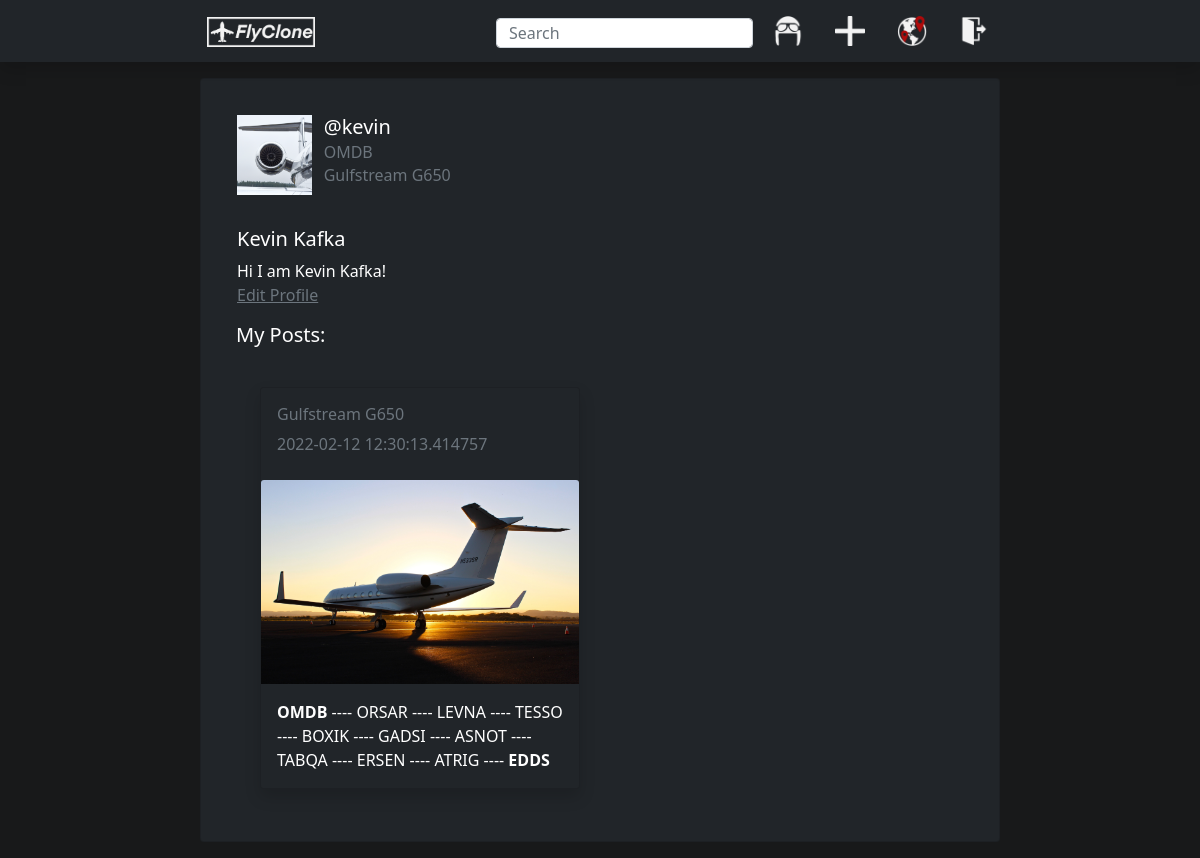
The page /profile (signed in) on the database its author committed.
### app/models.py (models this page shows, shortened)
class User(db.Model, UserMixin):
    __tablename__ = 'user'
    id = db.Column(db.Integer, primary_key=True)
    username = db.Column(db.String(20), unique=True, nullable=False)
    email = db.Column(db.String(120), unique=True, nullable=False)
    password = db.Column(db.String(120), nullable=False)
    name = db.Column(db.String(120), nullable=False)
    aircraft_type = db.Column(db.String(120), nullable=False)
    home_airport = db.Column(db.String(8), nullable=False)
    destinations = db.Column(db.String(), default=f'{home_airport};')
    image_file = db.Column(db.String(20), nullable=False, default='profile.PNG')
    biography = db.Column(db.String(1500))
    route_posts = db.relationship('Post', backref='author', lazy=True, uselist=True)
    comments = db.relationship('Comment', backref='author', lazy=True, uselist=True)

class Post(db.Model):
    __tablename__ = 'post'
    id = db.Column(db.Integer, primary_key=True)
    image = db.Column(db.String(20))
    description = db.Column(db.String(1000))
    date_posted = db.Column(db.DateTime, nullable=False, default=datetime.utcnow)
    departure = db.Column(db.String(8))
    waypoints = db.Column(db.String(1000))
    destination = db.Column(db.String(8))
    plane = db.Column(db.String(120))
    departure_date = db.Column(db.String(120))
    landing_date = db.Column(db.String(120))
    number_of_likes = db.Column(db.Integer, nullable=False, default=0)
    user_id = db.Column(db.Integer, db.ForeignKey('user.id'), nullable=False)
    comments = db.relationship('Comment', backref='post', lazy=True, uselist=True)

### app/routes.py (the view)
@app.route('/profile', methods=['GET', 'POST'])
@login_required
def profile():
    image_file = url_for('static', filename='profile_pictures/' + current_user.image_file)
    path = os.path.dirname(__file__)
    full_image_path = f'{path}/static/profile_pictures/{current_user.image_file}'
    picture_x = get_picture_x(full_image_path)
    posts = current_user.route_posts
    return render_template('profile.html', image_file=image_file, picture_x=picture_x,
                           posts=posts)

### app/models.py (called while the page is built)
@login_manager.user_loader
def load_user(user_id):
    return User.query.get(int(user_id))

### app/routes.py (called while the page is built)
def get_picture_x(pic):
    img = Image.open(pic)
    width, height = img.size
    new_width = width // (height//80)
    return (new_width - 100)

### app/templates/profile.html (shortened to what this page needs)
{% extends 'home-index.html' %}
{% block content1 %}
<br><br>
<div class='container d-flex justify-content-center'>
  <div class='card bg-dark text-white' style='width: 50rem'>
    <div class="card-body">
      <div class="row">
        <div class='col-4 col-md-2'>
          <img height="80" src='{{ image_file }}'  alt="" style="margin-left: 20px; margin-top: 20px; margin-right: 20px;">
        </div>
        <div class='col-md-8'>
          <div style="margin-left: {{ picture_x }}px; margin-top: 20px;">
            <h5 class='card-title'> @{{current_user.username}} </h5>
            <h6 class='card-subtitle mb-2 text-muted'>{{current_user.home_airport}}</h6>
            <h6 class='card-subtitle mb-2 text-muted'>{{current_user.aircraft_type}}</h6>
          </div>
        </div>
      </div>
    </div>
      <div class="card-body" style="margin-left: 20px">
        <h5>{{current_user.name}}</h5>
        {% if current_user.biography %}
          <p class='card-text'>{{current_user.biography}}
        {% endif %}
        <br>
        <a class='text-muted card-text' href='{{url_for('edit_profile')}}' style="margin-bottom: 30px">Edit Profile</a>
      </div>
      <div class=''>
        <h5 style="margin-left: 35px;">My Posts:</h5>
      </div>
      <div class="card-body">
      {% for n in range(0,posts| length,2) %}
      <div class="card-body">
      <div class="card-columns mx-auto d-flex justify-content-center col-12">
          {% with post = posts[n] %}
            <div class="card bg-dark text-white shadow col-4" style='width: 20rem; margin-bottom: 20px; margin-right:20px;'>
              <div class="card-body">
                <div style="margin-top: 5px;">
                  <h6 class='card-subtitle mb-2 text-muted'>{{post.plane}}</h6>
                  <p class='card-text mb-2 text-muted'>{{post.date_posted}}</p>
                </div>
              </div>
              {% if post.image %}
                {% with pic='/static/post_pictures/' + post.image %}
                  <img class="card-img-top" src={{pic}}>
                {% endwith %}
              {% endif %}
              <div class="card-body">
                {% with points=post.waypoints.split(';') %}
                <div class='justify-content-center'>
                  <b>{{post.departure}}</b>
                  {% for point in points%}
                    ---- {{point}}
                  {% endfor %}
                 ---- <b>{{post.destination}}</b>
                </div>
                {% endwith %}
              </div>
            </div>
          {% endwith %}
          {% if n == (posts| length) - 1 %}
            <div class="col-4" style='width: 20rem; margin-bottom: 20px; margin-right:20px;'>
            </div>
          {% endif %}
        </div>
      </div>
      {% endfor %}
      </div>
    </div>
    </div>
</div>
{% endblock%}

### app/static/styles.css (style rules this page uses)
.bodyclass { background-color: #18191A; color: white; }

### rows shown on the page
User: username "kevin", home_airport "OMDB", aircraft_type "Gulfstream G650", name "Kevin Kafka", biography "Hi I am Kevin Kafka!"
Post: plane "Gulfstream G650", date_posted "2022-02-12 12:30:13.414757", departure "OMDB", destination "EDDS"

### other values the page prints
{{ point }} "ORSAR" "LEVNA" "TESSO" "BOXIK" "GADSI" "ASNOT" "TABQA" "ERSEN" "ATRIG"
